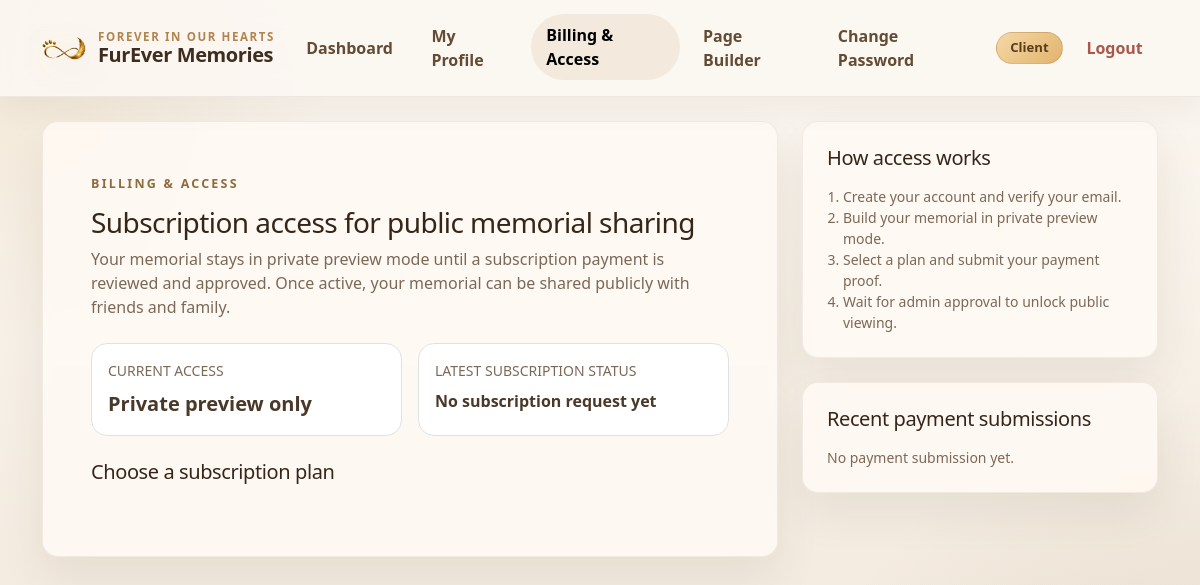
The page /subscription.php (signed in) on the database as committed earlier.
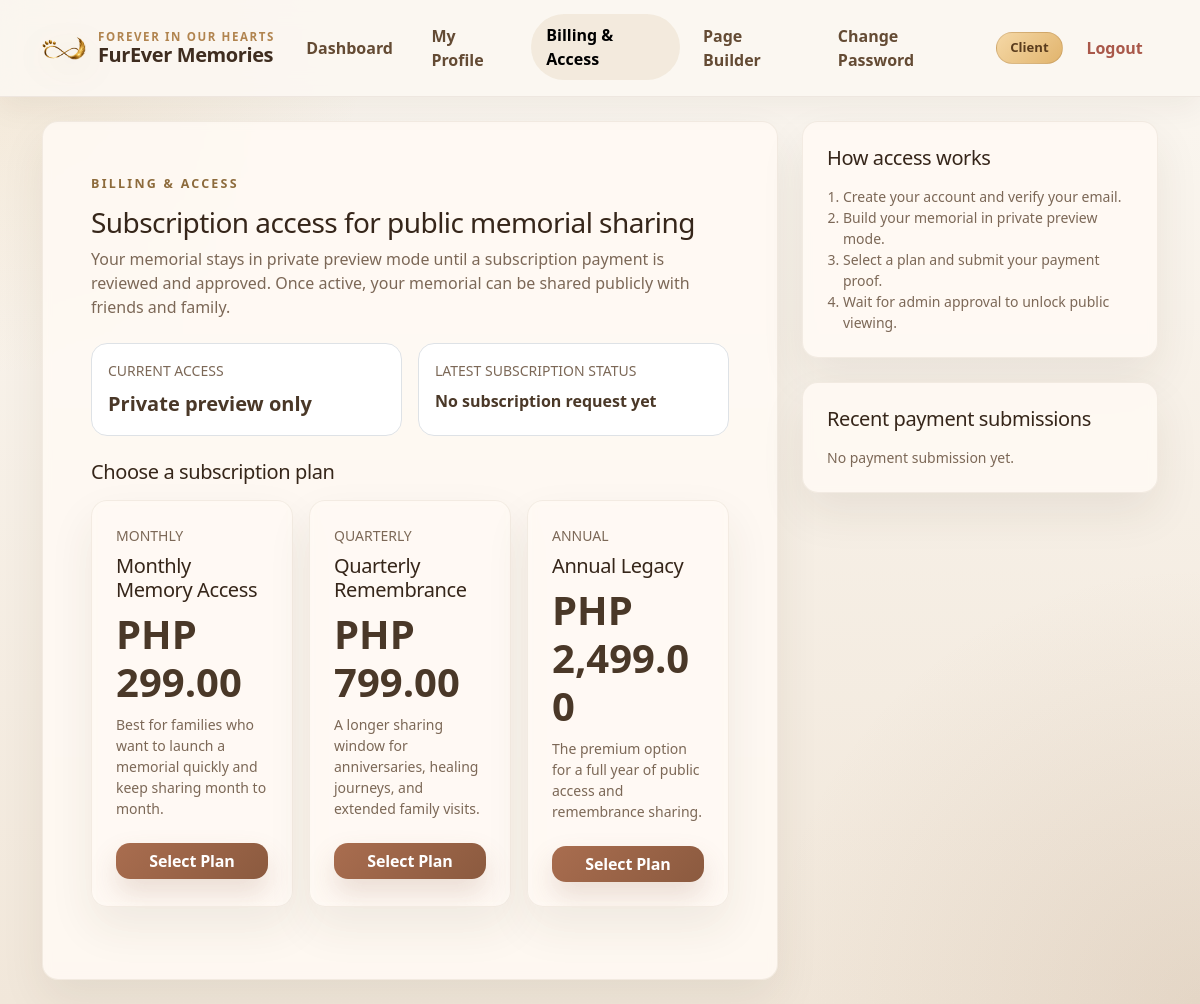
The same page on the database as committed later.
### tables this page shows
CREATE TABLE `subscription_plans` (
  `id` int(10) UNSIGNED NOT NULL AUTO_INCREMENT,
  `slug` varchar(80) NOT NULL,
  `name` varchar(120) NOT NULL,
  `description` varchar(255) DEFAULT NULL,
  `billing_cycle` varchar(40) NOT NULL,
  `duration_days` int(11) NOT NULL,
  `price_amount` decimal(10,2) NOT NULL DEFAULT 0.00,
  `currency` varchar(10) NOT NULL DEFAULT 'PHP',
  `is_active` tinyint(1) NOT NULL DEFAULT 1,
  `sort_order` int(11) NOT NULL DEFAULT 1,
  `created_at` datetime NOT NULL,
  `updated_at` datetime NOT NULL,
  PRIMARY KEY (`id`),
  UNIQUE KEY `uq_subscription_plans_slug` (`slug`),
  KEY `idx_subscription_plans_active` (`is_active`,`sort_order`)
);

### includes/functions.php (called while the page is built, shortened)
<?php
require_once __DIR__ . '/../config/db.php';
function e($value): string
{
    return htmlspecialchars((string)$value, ENT_QUOTES, 'UTF-8');
}
function current_user(): ?array
{
    return $_SESSION['user'] ?? null;
}
function is_admin(): bool
{
    return (current_user()['role'] ?? '') === 'administrator';
}
function is_client(): bool
{
    return (current_user()['role'] ?? '') === 'client';
}
function fetch_memorial_by_client_id(int $clientId): ?array
{
    $stmt = db()->prepare('SELECT * FROM memorial_pages WHERE client_user_id = ? LIMIT 1');
    $stmt->execute([$clientId]);
    return $stmt->fetch() ?: null;
}
function fetch_subscription_plans(bool $activeOnly = true): array
{
    $sql = 'SELECT * FROM subscription_plans';
    if ($activeOnly) {
        $sql .= ' WHERE is_active = 1';
    }
    $sql .= ' ORDER BY sort_order ASC, id ASC';
    return db()->query($sql)->fetchAll();
}
function fetch_latest_subscription_for_user(int $userId): ?array
{
    $stmt = db()->prepare('SELECT s.*, p.name AS plan_name, p.slug AS plan_slug, p.billing_cycle, p.duration_days, p.price_amount AS plan_price_amount, p.currency AS plan_currency FROM client_subscriptions s LEFT JOIN subscription_plans p ON p.id = s.plan_id WHERE s.user_id = ? ORDER BY s.id DESC LIMIT 1');
    $stmt->execute([$userId]);
    return $stmt->fetch() ?: null;
}
function fetch_subscription_payments_for_user(int $userId, int $limit = 10): array
{
    $stmt = db()->prepare('SELECT sp.*, cs.plan_id, p.name AS plan_name FROM subscription_payments sp LEFT JOIN client_subscriptions cs ON cs.id = sp.subscription_id LEFT JOIN subscription_plans p ON p.id = cs.plan_id WHERE sp.user_id = ? ORDER BY sp.id DESC LIMIT ' . (int)$limit);
    $stmt->execute([$userId]);
    return $stmt->fetchAll();
}
function subscription_is_active(?array $subscription): bool
{
    if (!$subscription || ($subscription['status'] ?? '') !== 'active') {
        return false;
    }
}
function ensure_subscription_expiry_state(int $userId): void
{
    $subscription = fetch_latest_subscription_for_user($userId);
    if (!$subscription || ($subscription['status'] ?? '') !== 'active') {
        return;
    }
}
function memorial_public_access_summary(int $userId, ?array $memorial = null): array
{
    ensure_subscription_expiry_state($userId);
    $memorial = $memorial ?: fetch_memorial_by_client_id($userId);
    $subscription = fetch_latest_subscription_for_user($userId);
    $status = $subscription['status'] ?? 'none';
    $labelMap = [
        'pending_payment' => 'Private preview only: waiting for payment submission',
        'pending_review' => 'Private preview only: payment under review',
        'rejected' => 'Private preview only: payment needs attention',
        'expired' => 'Private preview only: subscription expired',
        'cancelled' => 'Private preview only: subscription cancelled',
        'none' => 'Private preview only',
    ];
    return [
        'is_public' => false,
        'source' => 'private',
        'label' => $labelMap[$status] ?? 'Private preview only',
        'subscription' => $subscription,
    ];
}

### config/db.php (called while the page is built, shortened)
<?php
function db(): PDO
{
    static $pdo = null;
    if ($pdo instanceof PDO) {
        return $pdo;
    }
    $dsn = 'mysql:host=' . DB_HOST . ';dbname=' . DB_NAME . ';charset=utf8mb4';
    $pdo = new PDO($dsn, DB_USER, DB_PASS, [
        PDO::ATTR_ERRMODE => PDO::ERRMODE_EXCEPTION,
        PDO::ATTR_DEFAULT_FETCH_MODE => PDO::FETCH_ASSOC,
        PDO::ATTR_EMULATE_PREPARES => false,
    ]);
    return $pdo;
}

### subscription.php (the view, shortened to what this page needs)
<?php
$user = current_user();
$memorial = fetch_memorial_by_client_id((int)$user['id']);
$plans = fetch_subscription_plans(true);
$payments = fetch_subscription_payments_for_user((int)$user['id']);
$accessSummary = memorial_public_access_summary((int)$user['id'], $memorial ?: null);
?>
<!doctype html>
<html lang="en">
<head>
    <link href="https://cdn.jsdelivr.net/npm/bootstrap@5.3.3/dist/css/bootstrap.min.css" rel="stylesheet">
    <link rel="stylesheet" href="assets/css/site.css">
</head>
<body class="admin-page">
<?php include __DIR__ . '/includes/topbar.php'; ?>
<div class="container py-4 admin-shell">
    <div class="row g-4">
        <div class="col-lg-8">
            <div class="card border-0 shadow-sm rounded-4">
                <div class="card-body p-4 p-lg-5">
                    <span class="marketing-kicker">Billing & access</span>
                    <h1 class="h3 mb-2">Subscription access for public memorial sharing</h1>
                    <p class="text-muted mb-4">Your memorial stays in private preview mode until a subscription payment is reviewed and approved. Once active, your memorial can be shared publicly with friends and family.</p>
                    <div class="row g-3 mb-4">
                        <div class="col-md-6">
                            <div class="p-3 rounded-4 border h-100 bg-white">
                                <div class="small text-uppercase text-muted mb-2">Current access</div>
                                <div class="fw-semibold fs-5"><?= e($accessSummary['label']) ?></div>
                            </div>
                        </div>
                        <div class="col-md-6">
                            <div class="p-3 rounded-4 border h-100 bg-white">
                                <div class="small text-uppercase text-muted mb-2">Latest subscription status</div>
                                <?php if ($subscription): ?>
                                    <span class="badge <?= e(subscription_status_badge_class((string)$subscription['status'])) ?>"><?= e(ucwords(str_replace('_', ' ', (string)$subscription['status']))) ?></span>
                                    <div class="mt-2 fw-semibold"><?= e($subscription['plan_name'] ?? 'Selected plan') ?></div>
                                    <div class="small text-muted">PHP <?= e(number_format((float)($subscription['amount'] ?? 0), 2)) ?></div>
                                <?php else: ?>
                                    <div class="fw-semibold">No subscription request yet</div>
                                <?php endif; ?>
                            </div>
                        </div>
                    </div>
                    <h2 class="h5 mb-3">Choose a subscription plan</h2>
                    <div class="row g-3 mb-4">
                        <?php foreach ($plans as $plan): ?>
                            <div class="col-md-4">
                                <div class="card border-0 shadow-sm rounded-4 h-100">
                                    <div class="card-body p-4">
                                        <div class="small text-uppercase text-muted mb-2"><?= e($plan['billing_cycle']) ?></div>
                                        <h3 class="h5"><?= e($plan['name']) ?></h3>
                                        <div class="display-6 fw-bold mb-2">PHP <?= e(number_format((float)$plan['price_amount'], 2)) ?></div>
                                        <p class="text-muted small mb-4"><?= e($plan['description']) ?></p>
                                        <form method="post">
                                            <button class="btn btn-dark w-100" type="submit">Select Plan</button>
                                        </form>
                                    </div>
                                </div>
                            </div>
                        <?php endforeach; ?>
                    </div>
                </div>
            </div>
        </div>
        <div class="col-lg-4">
            <div class="card border-0 shadow-sm rounded-4 mb-4">
                <div class="card-body p-4">
                    <h2 class="h5 mb-3">How access works</h2>
                    <ol class="small text-muted ps-3 mb-0">
                        <li>Create your account and verify your email.</li>
                        <li>Build your memorial in private preview mode.</li>
                        <li>Select a plan and submit your payment proof.</li>
                        <li>Wait for admin approval to unlock public viewing.</li>
                    </ol>
                </div>
            </div>
            <div class="card border-0 shadow-sm rounded-4">
                <div class="card-body p-4">
                    <h2 class="h5 mb-3">Recent payment submissions</h2>
                    <?php if ($payments): ?>
                        <div class="d-grid gap-3">
                            <?php foreach ($payments as $payment): ?>
                                <div class="p-3 rounded-4 border bg-white">
                                    <div class="d-flex justify-content-between align-items-center gap-2">
                                        <strong><?= e($payment['plan_name'] ?? 'Plan') ?></strong>
                                        <span class="badge <?= e(subscription_status_badge_class((string)($payment['status'] ?? 'pending_review'))) ?>"><?= e(ucfirst((string)$payment['status'])) ?></span>
                                    </div>
                                    <div class="small text-muted mt-2"><?= e(ucfirst(str_replace('_', ' ', (string)$payment['payment_method']))) ?> &bull; Ref <?= e($payment['reference_number']) ?></div>
                                    <div class="small text-muted">Submitted <?= e(format_display_date($payment['created_at'], true)) ?></div>
                                    <?php if (!empty($payment['proof_path'])): ?>
                                        <div class="small mt-2"><a href="<?= e(UPLOAD_URL . '/' . ltrim((string)$payment['proof_path'], '/')) ?>" target="_blank" rel="noopener noreferrer">View uploaded payment proof</a></div>
                                    <?php endif; ?>
                                </div>
                            <?php endforeach; ?>
                        </div>
                    <?php else: ?>
                        <p class="text-muted small mb-0">No payment submission yet.</p>
                    <?php endif; ?>
                </div>
            </div>
        </div>
    </div>
</div>
</body>
</html>

### includes/topbar.php (shortened to what this page needs)
<?php
require_once __DIR__ . '/functions.php';
$u = current_user();
$currentPage = basename((string)($_SERVER['PHP_SELF'] ?? ''));
$requestedClientGuid = trim((string)($_GET['clientguid'] ?? ''));
$dashboardUrl = 'dashboard.php' . ((is_admin() && $requestedClientGuid !== '') ? '?clientguid=' . urlencode($requestedClientGuid) : '');
$pageBuilderUrl = 'memorial_edit.php' . ((is_admin() && $requestedClientGuid !== '') ? '?clientguid=' . urlencode($requestedClientGuid) : '');
?>
<nav class="navbar navbar-expand-lg navbar-light sticky-top furever-admin-nav">
    <div class="container admin-nav-shell">
        <a class="navbar-brand admin-brand" href="<?= e($dashboardUrl) ?>">
            <img src="assets/images/logo-furever-memories.png" alt="FurEver Memories logo" class="admin-brand-logo">
            <span class="admin-brand-text">
                <small class="admin-brand-kicker">Forever in our hearts</small>
                <strong><?= e(APP_NAME) ?></strong>
            </span>
        </a>
        <div class="collapse navbar-collapse" id="navMain">
            <ul class="navbar-nav ms-auto align-items-lg-center gap-lg-2">
                <li class="nav-item"><a class="nav-link admin-nav-link<?= $currentPage === 'dashboard.php' ? ' active' : '' ?>" href="<?= e($dashboardUrl) ?>">Dashboard</a></li>
                <?php if (is_client()): ?>
                    <li class="nav-item"><a class="nav-link admin-nav-link<?= $currentPage === 'client_profile.php' ? ' active' : '' ?>" href="client_profile.php">My Profile</a></li>
                    <li class="nav-item"><a class="nav-link admin-nav-link<?= $currentPage === 'subscription.php' ? ' active' : '' ?>" href="subscription.php">Billing &amp; Access</a></li>
                <?php endif; ?>
                <li class="nav-item"><a class="nav-link admin-nav-link<?= in_array($currentPage, ['memorial_edit.php', 'moderation.php'], true) ? ' active' : '' ?>" href="<?= e($pageBuilderUrl) ?>">Page Builder</a></li>
                <li class="nav-item"><a class="nav-link admin-nav-link<?= $currentPage === 'change_password.php' ? ' active' : '' ?>" href="change_password.php">Change Password</a></li>
                <li class="nav-item"><span class="badge admin-role-badge"><?= e(ucfirst((string)($u['role'] ?? ''))) ?></span></li>
                <li class="nav-item"><a class="nav-link admin-nav-link admin-logout-link" href="logout.php">Logout</a></li>
            </ul>
        </div>
    </div>
</nav>

### assets/css/site.css (style rules this page uses)
:root { --bg-portrait:none; --bg-landscape:none; --page-bg:#f6f1ea; --card-bg:rgba(255,255,255,.88); --shadow-soft:0 10px 30px rgba(0,0,0,.08); --marketing-ink:#2d3a43; --marketing-gold:#c89541; --marketing-cream:#fbf7f1; --marketing-cloud:#eff3f5; --marketing-sand:#e8ddcf; }
html,body { min-height:100%; }
body { position:relative; background:var(--page-bg); color:#1d1d1f; overflow-x:hidden; }
body::before { content:""; position:fixed; inset:0; background-image:var(--bg-landscape); background-size:cover; background-position:center center; background-repeat:no-repeat; z-index:-2; transform:scale(1.03); }
body::after { content:""; position:fixed; inset:0; background:linear-gradient(180deg, rgba(250,247,242,.72), rgba(250,247,242,.92)); z-index:-1; }
.marketing-kicker { display:inline-block; font-size:.78rem; font-weight:700; letter-spacing:.18em; text-transform:uppercase; color:#8d6b3c; margin-bottom:12px; }
.admin-page { min-height:100vh; background: radial-gradient(circle at top left, rgba(198,149,72,.16), transparent 24%), radial-gradient(circle at bottom right, rgba(149,110,74,.14), transparent 28%), linear-gradient(180deg, #fbf7f1 0%, #f1e7da 100%); color:#4a3828; }
.admin-page::before, .admin-page::after { display:none; }
.admin-shell { position:relative; z-index:1; }
.furever-admin-nav { background:rgba(251,247,241,.92); border-bottom:1px solid rgba(86,60,34,.08); backdrop-filter:blur(12px); box-shadow:0 10px 30px rgba(58,41,24,.06); }
.admin-nav-shell { min-height:80px; }
.admin-brand { display:flex; align-items:center; gap:12px; color:#3f2d20; font-weight:700; letter-spacing:-0.02em; }
.admin-brand-logo { width:44px; height:44px; object-fit:contain; filter:drop-shadow(0 8px 18px rgba(102,73,39,.16)); }
.admin-brand-text { display:flex; flex-direction:column; line-height:1.05; }
.admin-brand-kicker { font-size:.72rem; font-weight:600; letter-spacing:.14em; text-transform:uppercase; color:#b1844f; }
.admin-nav-link { color:#644b34; font-weight:600; border-radius:999px; padding:.55rem .95rem !important; transition:background-color .2s ease, color .2s ease, transform .2s ease; }
.admin-nav-link:hover, .admin-nav-link:focus, .admin-nav-link.active { color:#4c3524; background:rgba(189,153,102,.14); transform:translateY(-1px); }
.admin-role-badge { background:linear-gradient(135deg, #f5d8a6 0%, #e1b46d 100%); color:#5a3c1d; border:1px solid rgba(137,95,51,.22); font-size:.82rem; padding:.5rem .85rem; border-radius:999px; font-weight:700; text-transform:capitalize; }
.admin-logout-link { color:#a9584a; }
.admin-page .card { border:1px solid rgba(107,77,46,.08) !important; background:rgba(255,250,244,.88); box-shadow:0 20px 45px rgba(63,45,28,.08) !important; overflow:hidden; }
.admin-page .card-body { color:#4a3828; }
.admin-page h1, .admin-page h2, .admin-page h3, .admin-page h4, .admin-page h5, .admin-page h6 { color:#36261a; letter-spacing:-0.02em; }
.admin-page .text-muted { color:#7c6857 !important; }
.admin-page .btn { border-radius:14px; font-weight:700; letter-spacing:-0.01em; }
.admin-page .btn-dark, .admin-page .btn-success, .admin-page .btn-primary { border:none; background:linear-gradient(135deg, #a96d4f 0%, #8b5a3f 100%); color:#fff; box-shadow:0 14px 28px rgba(139,90,63,.18); }
.card { background:var(--card-bg); backdrop-filter:blur(4px); }

Rows that differ between the two databases and show on the page:
added subscription_plans: billing_cycle "MONTHLY", name "Monthly Memory Access", price_amount "299.00", description "Best for families who want to launch a memorial quickly and keep sharing month to month."
added subscription_plans: billing_cycle "QUARTERLY", name "Quarterly Remembrance", price_amount "799.00", description "A longer sharing window for anniversaries, healing journeys, and extended family visits."
added subscription_plans: billing_cycle "ANNUAL", name "Annual Legacy", price_amount "2,499.00", description "The premium option for a full year of public access and remembrance sharing."
